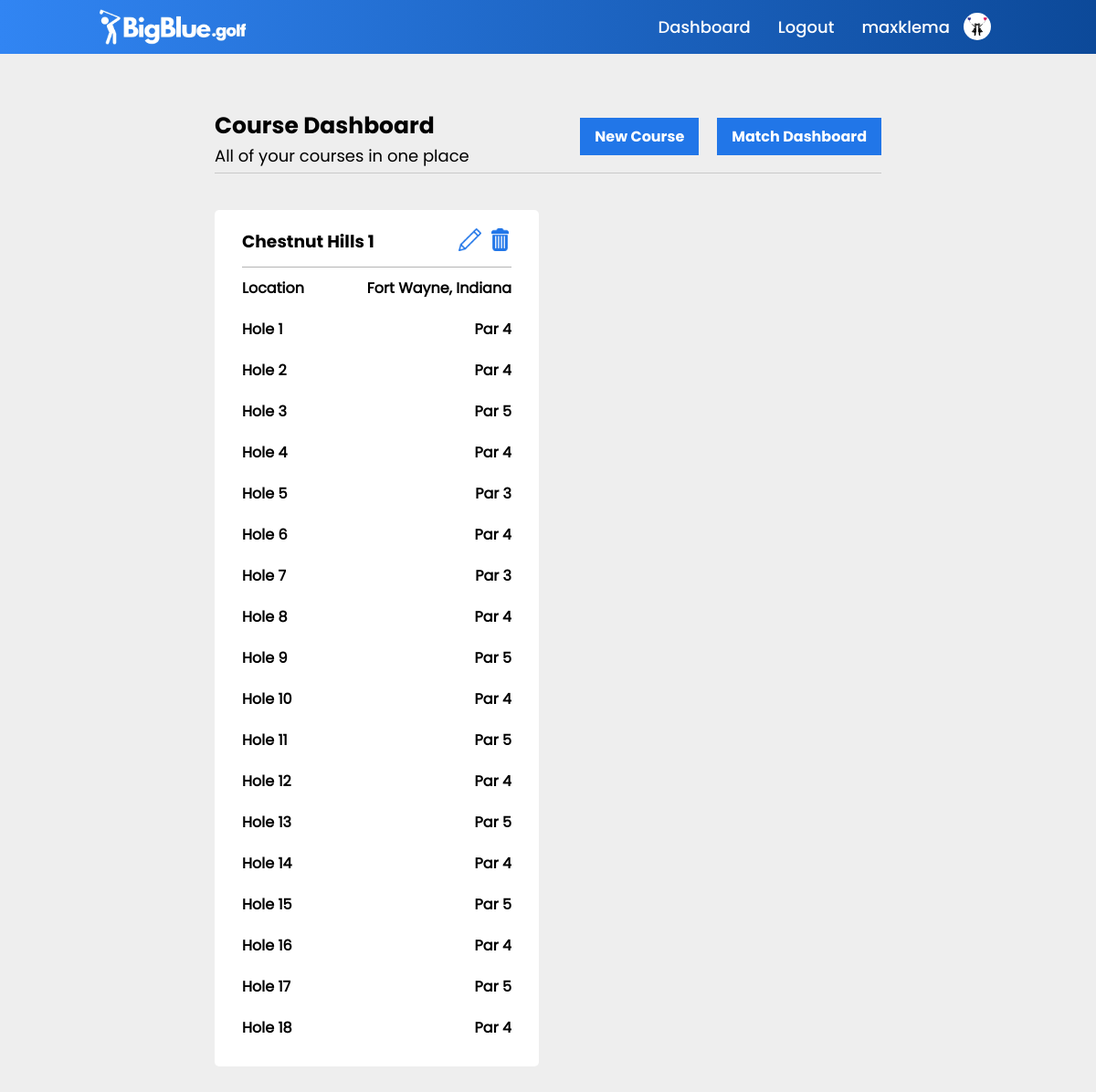
The page /course_dashboard (signed in) on the database its author committed.
### main.py (models this page shows, shortened)
class users(db.Model):
    _id = db.Column("id", db.Integer, primary_key=True)
    name = db.Column(db.String(100))
    username = db.Column(db.String(50))
    password = db.Column(db.String(50))
    email = db.Column(db.String(100))
    rank = db.Column(db.String(10))
    gender = db.Column(db.String(10))
    bio = db.Column(db.String(500))
    team = db.Column(db.String(25))
    verified = db.Column(db.Integer)
    pic = db.Column(db.String)

class course(db.Model):
    _id = db.Column("id", db.Integer, primary_key=True)
    course_name = db.Column(db.String(50))
    course_holes = db.Column(db.String(3))
    par1 = db.Column(db.Integer)
    par2 = db.Column(db.Integer)
    par3 = db.Column(db.Integer)
    par4 = db.Column(db.Integer)
    par5 = db.Column(db.Integer)
    par6 = db.Column(db.Integer)
    par7 = db.Column(db.Integer)
    par8 = db.Column(db.Integer)
    par9 = db.Column(db.Integer)
    par10 = db.Column(db.Integer)
    par11 = db.Column(db.Integer)
    par12 = db.Column(db.Integer)
    par13 = db.Column(db.Integer)
    par14 = db.Column(db.Integer)
    par15 = db.Column(db.Integer)
    par16 = db.Column(db.Integer)
    par17 = db.Column(db.Integer)
    par18 = db.Column(db.Integer)
    city = db.Column(db.String)
    course_bio = db.Column(db.String(1000))
    created_by = db.Column(db.String)

### main.py (the view)
@app.route("/course_dashboard")
def course_dashboard():
    if 'active_user' in session and session['active_user'][2] == 'coach':
        found_course = course.query.filter_by(created_by=session['active_user'][0]).all()
        found_user = users.query.filter_by(username=session['active_user'][0]).first()
        return render_template("course_dashboard.html", data=found_user, course_data=found_course)
    return redirect(url_for('error', msg="You do not have access to this site."))

### templates/course_dashboard.html (shortened to what this page needs)
{% if data.rank == 'coach' %}
    {% extends "indexcontentcoachlogin.html" %}
{% elif data.rank == 'player' %}
    {% extends "indexcontentplayerlogin.html" %}
{% else %}
    {% extends "indexcontent.html" %}
{% endif %}
{% block content %}
<body>
    <head>
        <link rel="stylesheet" href="{{ url_for('static', filename='styles/matchdashboard.css') }}">
    </head>
    <div class="main-container">
        <div class="heading-info">
            <div class="hero-info">
                <h3>Course Dashboard</h3>
                <p>All of your courses in one place</p>
            </div>
            <div class="hero-buttons">
                <a href="/create_course">New Course</a>
                <a href="/match_dashboard">Match Dashboard</a>
            </div>
        </div>
        <div class="grid-container">
            {% for item in course_data[::-1] %}
                <div class="match-container">
                    <div id="row-one">
                        <div class="course-name-container">
                            <h3>{{item.course_name}}</h3>
                        </div>
                        <div id="action-icons">
                            <a href="/edit_course/{{item.course_name}}"><img src="{{ url_for('static', filename='logo graphics/pencilicon.png') }}"></a>
                            <a href="/delete_course/{{item.course_name}}"><img src="{{ url_for('static', filename='logo graphics/trashcan.png') }}"></a>
                        </div>
                    </div>
                    <div class="row-div">
                        <div>
                            <h4>Location</h4>
                        </div>
                        <div class="location-container">
                            <h4>{{item.city}}</h4>
                        </div>
                    </div>
                    <div class="row-div">
                        <div>
                            <h4>Hole 1</h4>
                        </div>
                        <div>
                            <h4>Par {{item.par1}}</h4>
                        </div>
                    </div>
                    <div class="row-div">
                        <div>
                            <h4>Hole 2</h4>
                        </div>
                        <div>
                            <h4>Par {{item.par2}}</h4>
                        </div>
                    </div>
                    <div class="row-div">
                        <div>
                            <h4>Hole 3</h4>
                        </div>
                        <div>
                            <h4>Par {{item.par3}}</h4>
                        </div>
                    </div>
                    <div class="row-div">
                        <div>
                            <h4>Hole 4</h4>
                        </div>
                        <div>
                            <h4>Par {{item.par4}}</h4>
                        </div>
                    </div>
                    <div class="row-div">
                        <div>
                            <h4>Hole 5</h4>
                        </div>
                        <div>
                            <h4>Par {{item.par5}}</h4>
                        </div>
                    </div>
                    <div class="row-div">
                        <div>
                            <h4>Hole 6</h4>
                        </div>
                        <div>
                            <h4>Par {{item.par6}}</h4>
                        </div>
                    </div>
                    <div class="row-div">
                        <div>
                            <h4>Hole 7</h4>
                        </div>
                        <div>
                            <h4>Par {{item.par7}}</h4>
                        </div>
                    </div>
                    <div class="row-div">
                        <div>
                            <h4>Hole 8</h4>
                        </div>
                        <div>
                            <h4>Par {{item.par8}}</h4>
                        </div>
                    </div>
                    <div class="row-div">
                        <div>
                            <h4>Hole 9</h4>
                        </div>
                        <div>
                            <h4>Par {{item.par9}}</h4>
                        </div>
                    </div>
                    <div class="row-div">
                        <div>
                            <h4>Hole 10</h4>
                        </div>
                        <div>
                            <h4>Par {{item.par10}}</h4>
                        </div>
                    </div>
                    <div class="row-div">
                        <div>
                            <h4>Hole 11</h4>
                        </div>
                        <div>
                            <h4>Par {{item.par11}}</h4>
                        </div>
                    </div>
                    <div class="row-div">
                        <div>
                            <h4>Hole 12</h4>
                        </div>
                        <div>
                            <h4>Par {{item.par12}}</h4>
                        </div>
                    </div>
                    <div class="row-div">
                        <div>
                            <h4>Hole 13</h4>
                        </div>
                        <div>
                            <h4>Par {{item.par13}}</h4>
                        </div>
                    </div>
                    <div class="row-div">
                        <div>
                            <h4>Hole 14</h4>
                        </div>
                        <div>
                            <h4>Par {{item.par14}}</h4>
                        </div>
                    </div>
                    <div class="row-div">
                        <div>
                            <h4>Hole 15</h4>
                        </div>
                        <div>
                            <h4>Par {{item.par15}}</h4>
                        </div>
                    </div>
                    <div class="row-div">
                        <div>
                            <h4>Hole 16</h4>
                        </div>
                        <div>
                            <h4>Par {{item.par16}}</h4>
                        </div>
                    </div>
                    <div class="row-div">
                        <div>
                            <h4>Hole 17</h4>
                        </div>
                        <div>
                            <h4>Par {{item.par17}}</h4>
                        </div>
                    </div>
                    <div class="row-div">
                        <div>
                            <h4>Hole 18</h4>
                        </div>
                        <div>
                            <h4>Par {{item.par18}}</h4>
                        </div>
                    </div>
                </div>
            {% endfor %}
        </div>
    </div>
</body>
{% endblock %}

### templates/indexcontentcoachlogin.html (shortened to what this page needs)
<!DOCTYPE html>
<html>
    <head>
    </head>
    <body>
        <header>
            <a href="/">
                <img src="{{ url_for('static', filename='logo graphics/BigBlue_NewLogo-White.png') }}" class="logo">
            </a>
            <ul class="navigation">
                <li><a href="/match_dashboard">Dashboard</a></li>
                <li><a href="/logout">Logout</a></li>
                <li><a href="/dashboard">{{data.username}}</a></li>
                <li><a href=""><img id="profile-pic" src="{{ url_for('static', filename='logo graphics/user_photos/' + data.pic) }}" alt=""></a></li>
            </ul>
        </header>
        {% block content %}
        {% endblock %}
    </body>
</html>

### static/styles/matchdashboard.css (style rules this page uses)
* { padding: 0; margin: 0; box-sizing: border-box; font-family: bigBlueBold; }
header { top: 0; left: 0; position: relative; display: flex; justify-content: space-between; width: 100%; align-items: center; background-image: linear-gradient(to right, #3185f3, #0c4999); z-index: 10; padding: 8px 100px; }
header .logo { max-width: 180px; max-height: 180px; position: relative; background-color: transparent; text-decoration: none; padding: 0; margin: 0; display: block; }
header a { text-decoration: none; background-color: transparent; }
.navigation li a img { width: 30px; height: 30px; border-radius: 100%; margin-left: -15px; align-items: center; margin-top: 6px; object-fit: cover; }
header .navigation { display: flex; justify-content: center; flex-wrap: wrap; background-image: transparent; border: none; text-decoration: none; font-family: bigBlueMedium; align-items: center; }
header .navigation li { list-style: none; margin: 0px 15px; border: none; text-decoration: none; background-color: transparent; font-family: bigBlueMedium; align-items: center; }
header .navigation li a { color: white; text-decoration: none; font-size: 18px; border: none; background-color: transparent; font-family: bigBlueMedium; }
html, body { height: 100%; background-color: #eeeeee; }
.heading-info h3 { font-size: 25px; }
.heading-info p { font-size: 18px; font-family: bigBlueRegular }
.heading-info { display: flex; justify-content: space-between; flex-direction: row; margin-bottom: 40px; padding-bottom: 5px; border-bottom: 0.25px solid rgb(201, 201, 201); }
.hero-buttons a { padding: 8px 16px; background-color: #2176e8; text-decoration: none; color: white; border: none; margin-top: 10px; margin-left: auto; margin-right: auto; display: block; cursor: pointer; margin-left: 20px; }
.hero-buttons { display: flex; justify-content: center; height: 50%; }
.grid-container { display: grid; grid-template-columns: 355px 355px 355px; row-gap: 50px; column-gap: 20px; }
.course-name-container { inline-size: 220px; overflow-wrap: break-word; }
.location-container { inline-size: 160px; overflow-wrap: break-word; }
.location-container h4 { text-align: right; }
.main-container { margin-left: auto; margin-right: auto; display: block; padding-top: 5%; padding-bottom: 5%; width: 1109px; }
.match-container { width: 355px; border-radius: 5px; background-color: white; padding: 20px 30px; }
.match-container h3 { background-color: white; overflow: hidden; }
#row-one { display: flex; flex-direction: row; justify-content: space-between; background-color: white; padding-bottom: 10px; border-bottom: 0.25px solid rgb(180, 180, 180); overflow: hidden; }
#row-one div { background-color: white; overflow: hidden; }
.row-div { margin-top: 10px; display: flex; flex-direction: row; justify-content: space-between; background-color: white; padding-bottom: 10px; overflow: hidden; }
.row-div div { background-color: white; overflow: hidden; }
.row-div div h4 { background-color: white; font-family: bigBlueRegular; overflow: hidden; font-size: 16px; }
#action-icons a img { width: 25px; height: 25px; background-color: white; margin-left: 5px; }
#action-icons { background-color: white; }
#action-icons a { background-color: white; }
@media (max-width: 1400px) { .grid-container { grid-template-columns: auto auto; row-gap: 40px; } }
@media (max-width: 1400px) { .main-container { margin-left: auto; margin-right: auto; display: block; padding-top: 5%; padding-bottom: 5%; width: 730px; } }

### rows shown on the page
users: username "maxklema", pic (picture)
course: course_name "Chestnut Hills 1", city "Fort Wayne, Indiana", par1 "4", par2 "4", par3 "5", par4 "4", par5 "3", par6 "4", par7 "3", par8 "4", par9 "5", par10 "4", par11 "5", par12 "4", par13 "5", par14 "4", par15 "5", par16 "4", par17 "5", par18 "4"
